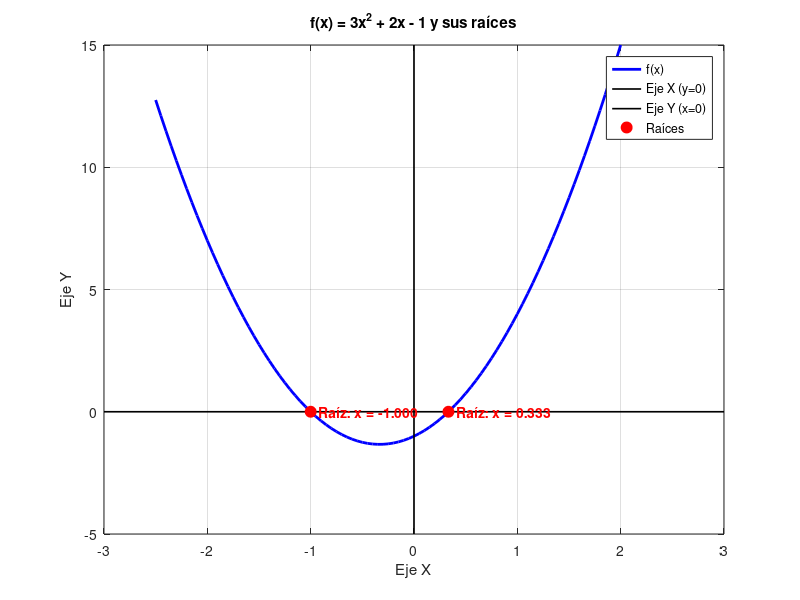

This chart was generated by the following MATLAB code:
% 1. Definir la función cuadrática
f = @(x) 3*x.^2 + 2*x - 1;

% 2. Calcular las raíces
coeficientes = [3, 2, -1];
raices = roots(coeficientes);


% 3. Crear el dominio para el gráfico
x_valores = -2.5:0.05:2;
y_valores = f(x_valores);

% 4. Graficar
figure;
plot(x_valores, y_valores, 'b-', 'LineWidth', 2);
hold on;

% Ejes X e Y
plot([-3 3], [0 0], 'k-', 'LineWidth', 1.2);
plot([0 0], [-5 15], 'k-', 'LineWidth', 1.2);

% Marcar las raíces como puntos rojos
plot(raices, f(raices), 'ro', 'MarkerFaceColor', 'r', 'MarkerSize', 8);

% Mostrar el valor numérico de cada raíz en el gráfico
for i = 1:length(raices)
    r = raices(i);
    texto_etiqueta = sprintf('  Raíz: x = %.3f', r);
    text(r, 0, texto_etiqueta, 'FontSize', 10, 'FontWeight', 'bold', 'Color', 'r');
endfor

grid on;
title('f(x) = 3x^2 + 2x - 1 y sus raíces');
xlabel('Eje X');
ylabel('Eje Y');
legend('f(x)', 'Eje X (y=0)', 'Eje Y (x=0)', 'Raíces', 'Location', 'northeast');
hold off;
